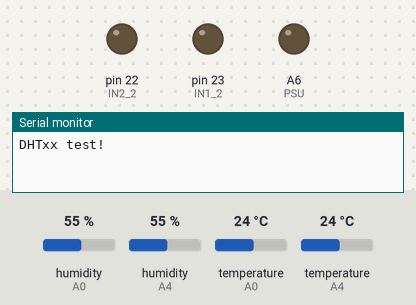
The sketch below on a simulated Arduino Mega 2560, built with avr-gcc and run on an emulated ATmega2560. Shown: output pins drawn as LEDs (lit = HIGH), the last lines printed to the serial monitor. The test bench sets the inputs (shaded band); at power-on: humidity (sensors on A0, A4) 55 %, temperature (sensors on A0, A4) 24 °C.

Above: at 0.1 s.
At 1.3 s:
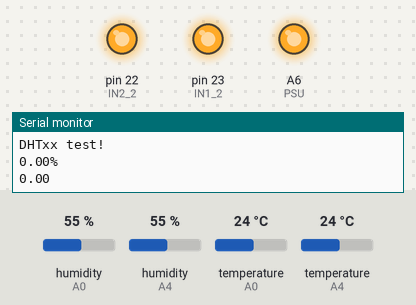
Timing chart, 0 to 3.5 s (numbered marks = the images above):
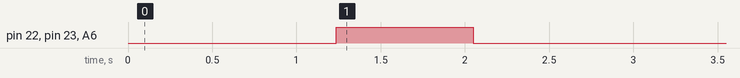

The sketch:

sub_suhu.ino
```cpp
#include "DHT.h"
#include <SoftwareSerial.h>
#define DHTPIN A0
#define DHTPIN1 A4
#define DHTTYPE DHT22

DHT dht(DHTPIN, DHTTYPE);
DHT dht1(DHTPIN1, DHTTYPE);
SoftwareSerial lcd(3,2);

const int IN1_2 = 23; // PELTIERKIPAS
const int IN2_2 = 22; // POMPA+RADIATOR
const int PSU   = A6;

float h;
float t;
float h1;
float t1;
float htot;
float ttot;

unsigned long interval = 0;
unsigned long varial = 0;
unsigned long status = 0;

struct Modetanamanhias {
  int kelembaband;
  float suhud;
};

Modetanamanhias miodeterpilikh;

void display(){

  htot = (h + h1) / 2.0;
  ttot = (t + t1) / 2.0;
  if(millis() - varial > 1000){

      lcd.print("t4.txt=\"");
    lcd.print(ttot,1);
    lcd.print("`C");
    lcd.print("\"");
    lcd.write(0xff);
    lcd.write(0xff);
    lcd.write(0xff);

      lcd.print("t6.txt=\"");
    lcd.print(htot,1);
    lcd.print("%");
    lcd.print("\"");
    lcd.write(0xff);
    lcd.write(0xff);
    lcd.write(0xff);
    varial = millis();

  }

}

void readDHT() {
  if (millis() - interval > 2000) {
    h = dht.readHumidity();
    t = dht.readTemperature();
    h1 = dht1.readHumidity();
    t1 = dht1.readTemperature();
    interval = millis(); // Reset interval setelah membaca sensor
  }
}

void runningSystem(Modetanamanhias &varialnya) {


  if(millis() - status > 1000){
    Serial.println(htot + String("%"));
    Serial.println(ttot);
      if (htot > varialnya.suhud) {
        digitalWrite(IN1_2, LOW);
        digitalWrite(IN2_2, LOW);
        digitalWrite(PSU, LOW);

      }
      else if (htot < varialnya.suhud) {
        digitalWrite(IN1_2, HIGH);
        digitalWrite(IN2_2, HIGH);
        digitalWrite(PSU, HIGH);
      }
  }

}

void setup() {
  Serial.begin(9600);
  Serial.println(F("DHTxx test!"));
  lcd.begin(9600);
  dht.begin();
  dht1.begin();

  pinMode(IN1_2, OUTPUT);
  pinMode(IN2_2, OUTPUT);
  pinMode(PSU, OUTPUT);

  miodeterpilikh = {100, 30};

}

void loop() {

  readDHT();
  display();

  runningSystem(miodeterpilikh);

  delay(200);

}
```

Measured:
- by itself, pin 22 (IN2_2), pin 23 (IN1_2), A6 (PSU): LOW → HIGH at 1.2 s, → LOW 0.81 s later
